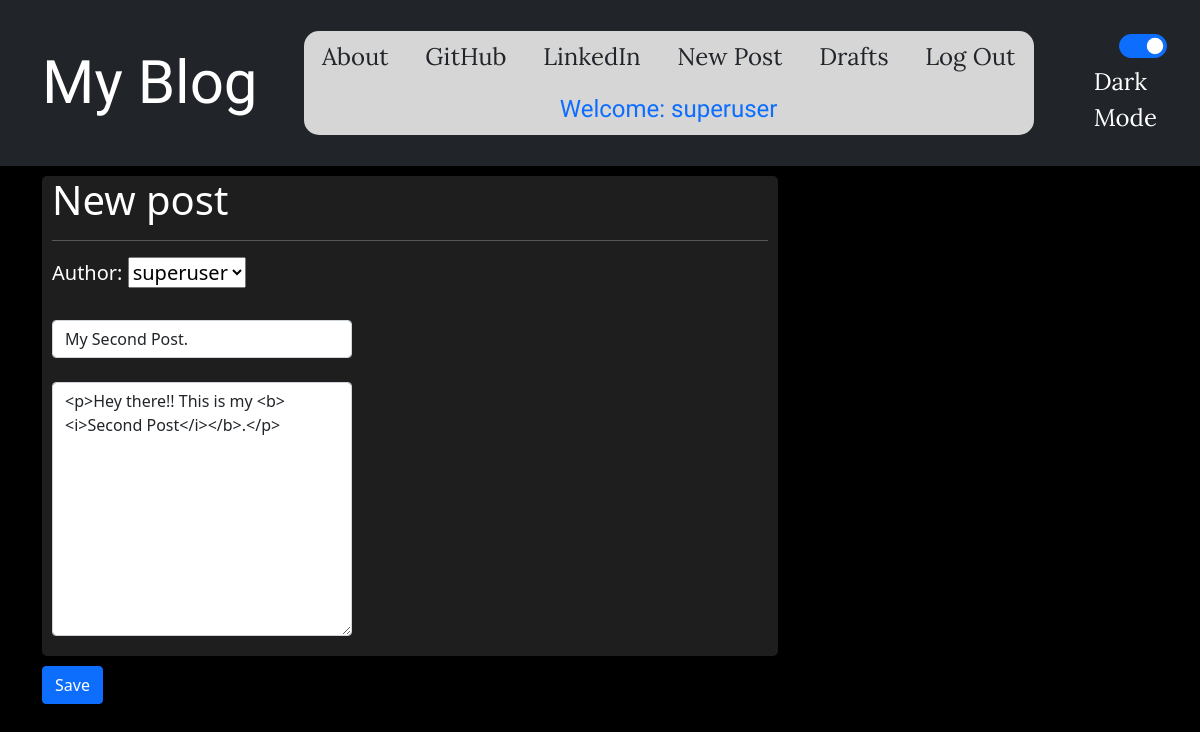
Page /post/18/edit/ (signed in) on the committed database.
### blog_app/models.py (models this page shows, shortened)
class Post(models.Model):
    author = models.ForeignKey('auth.User',on_delete=models.CASCADE)
    title = models.CharField(max_length= 200)
    text = models.TextField()
    created_date= models.DateTimeField(default=timezone.now)
    published_date = models.DateTimeField(blank=True,null=True)

### blog_app/views.py (the view)
# urls.py: path('post/<int:pk>/edit/', views.PostUpdateView.as_view(), name='post_edit'),
class PostUpdateView(LoginRequiredMixin, UpdateView):
    login_url='/login/'
    redirect_field_name = 'blog_app/post_detail.html'
    form_class = PostForm
    model = Post

### blog_app/forms.py
class PostForm(forms.ModelForm):
    class Meta():
        model = Post
        fields = ('author', 'title', 'text')
        widgets = {
            'title': forms.TextInput(attrs={'class': 'textinputclass form-control', 'style':'max-width: 300px', 'placeholder' : 'Title'}),
            'text': forms.Textarea(attrs={'class':'editable medium-editor-textarea form-control', 'style':'max-width: 300px', 'placeholder':'Text'}),
        }

### blog_app/templates/blog_app/post_form.html (shortened to what this page needs)
{% extends 'blog_app/base.html' %}
{% block content %}
    <div class="light-container">
    <h1>New post</h1>
    <hr>
    <form method="POST" class="post-form">
    <div class="form-group">
        <h5>Author: {{ form.author }}</h5>
        <br>
        {{ form.title }}
        <br>
        {{ form.text }}
    </div>
        </div>
    <button type="submit" class="save btn btn-primary">Save</button>
{% endblock %}

### blog_app/templates/blog_app/base.html (shortened to what this page needs)
<!DOCTYPE html>
{% load static %}
<html lang="en">
<head>
    <link href="https://cdn.jsdelivr.net/npm/bootstrap@5.1.3/dist/css/bootstrap.min.css" rel="stylesheet">
    <link rel="stylesheet" href="//cdn.jsdelivr.net/npm/medium-editor@latest/dist/css/medium-editor.min.css" type="text/css" media="screen" charset="utf-8">
    <link rel="stylesheet" href="{% static 'css/blog.css' %}">
</head>
<body>
    <nav class="navbar navbar-expand-lg techfont navbar-dark bg-dark">
        <div class="container-fluid">
            <a class="navbar-brand bigbrand nav-padding" href="{% url 'post_list' %}">My Blog</a>
          <div class="collapse navbar-collapse" id="navbarSupportedContent">
             <ul class="nav nav-pills ms-auto nav-fill" style="background-color: #d6d6d6; border-radius: 15px;">
                <li class="nav-item"><a class="nav-link link-dark" aria-current="page" href="{% url 'about' %}">About</a></li>
                <li class="nav-item"><a class="nav-link link-dark" aria-current="page" href="https://www.github.com/ancilnf/" target="_blank" rel="noreferrer noopener">GitHub</a></li>
                <li class="nav-item"><a class="nav-link link-dark" aria-current="page" href="https://www.linkedin.com/in/ancil-fernandes/" target="_blank" rel="noreferrer noopener">LinkedIn</a></li>
              {% if user.is_authenticated %}
               <li class="nav-item"><a class="nav-link link-dark" aria-current="page" href="{% url 'post_new' %}">New Post</a></li>
               <li class="nav-item"><a class="nav-link link-dark" aria-current="page" href="{% url 'post_draft_list' %}">Drafts</a></li>
               <li class="nav-item"><a class="nav-link link-dark" aria-current="page" href="{% url 'logout' %}">Log Out</a></li>
               <li class="nav-item"><a class="nav-link bigbrand" style="font-size: 1em;">Welcome: {{ user.username }}</a></li>
              {% else %}
               <li class="nav-item"><a class="nav-link link-primary" aria-current="page" href="{% url 'login' %}"><i class="bi bi-door-open"></i>Log In</a></li>
              {% endif %}
             </ul>
            </div>
            <div class="form-check form-switch">
              <input id="mode-btn" class="form-check-input" style="color:white; margin-left: 25px;" type="checkbox" role="switch" id="flexSwitchCheckChecked"> <br>
              <label class="form-check-label" for="flexSwitchCheckChecked" style="color:white;">Dark Mode</label>
            </div>
        </div>
      </nav>
      <div class="content container loader">
        <div class="row">
            <div class="col-md-8">
              <div class="blog_posts">
                {% block content %}
                {% endblock %}
              </div>
            </div>
        </div>
    </div>
    <link rel="stylesheet" href="https://cdn.jsdelivr.net/npm/bootstrap-icons@1.7.2/font/bootstrap-icons.css">
</body>
</html>

### blog_app/static/css/blog.css (style rules this page uses)
:root { --bg-mode: rgb(0, 0, 0); --form-bg-mode: rgb(37, 36, 36); --comment-bg-mode: rgb(66, 66, 66); --color: rgb(255, 255, 255); color:rgb(151, 151, 151) }
body { background-color: var(--bg-mode); color: var(--color); }
a { color:var(--color); }
.light-container { background-color: var(--form-bg-mode); color:var(--color); border-radius: 5px; padding-left: 10px; padding-right: 10px; padding-bottom: 20px; margin-bottom: 10px; }
.nav-padding { padding: 30px; }
.techfont { font-family: 'Lora', sans-serif; font-size: 1.5em; margin-bottom: 10px; }
.bigbrand { font-family: 'Roboto Condensed', sans-serif; font-size: 2.5em; }

### rows in the picture
Post: author "superuser", title "My Second Post.", text "<p>Hey there!! This is my <b><i>Second Post</i></b>.</p>"

### other values in the picture
{{ user.username }} "superuser"
